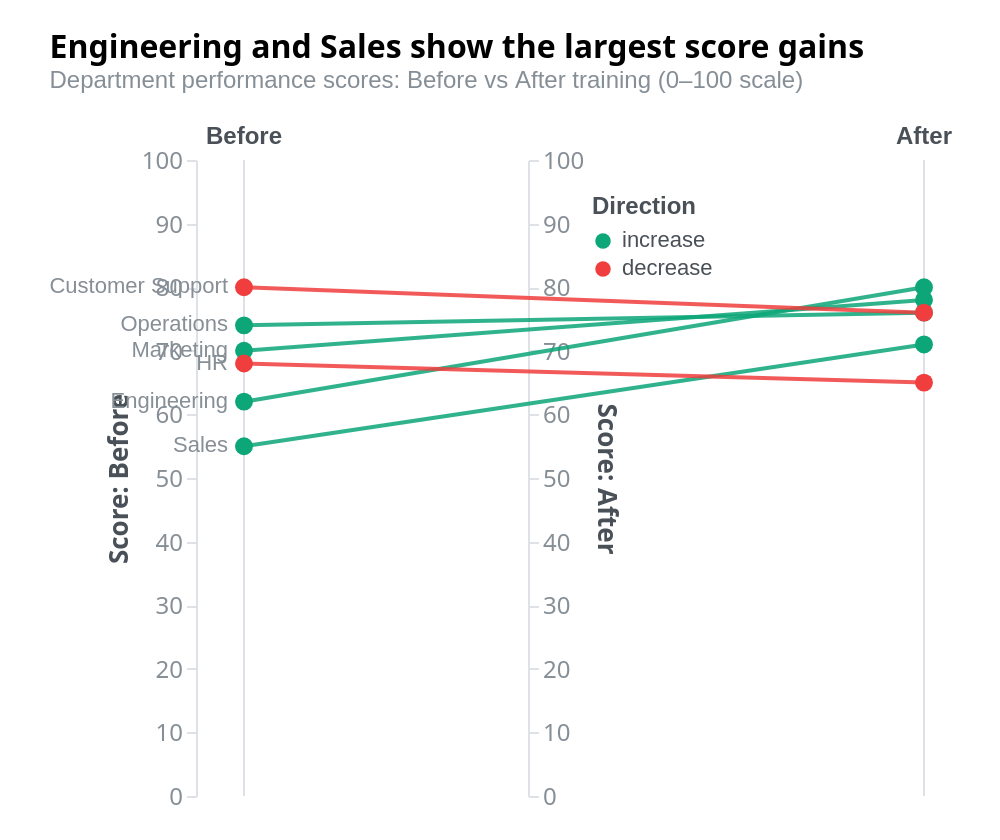

Specify this chart in Vega-Lite:
### Vega specification from a JSON file in a GitHub repository (floating-point values rounded to 4 significant figures)
{"_metadata": {"customization": ["Replace 'values' array with your data", "Change field names in scales, axes, and marks to match your data", "Update left/right axis titles to reflect your time points", "Modify title and description for your context", "Increase/decrease strokeWidth on line marks to adjust line weight"], "dataFormat": "Array of objects with 'department' (nominal), 'before' (quantitative), and 'after' (quantitative) fields"}, "$schema": "https://vega.github.io/schema/vega/v6.json", "autosize": {"contains": "padding", "type": "fit"}, "axes": [{"domainColor": "#dee2e6", "labelColor": "#868e96", "labelFontSize": 12, "offset": {"signal": "-(leftX - 24)"}, "orient": "left", "scale": "yBefore", "tickColor": "#dee2e6", "title": "Score: Before", "titleColor": "#495057", "titleFontSize": 13}, {"domainColor": "#dee2e6", "labelColor": "#868e96", "labelFontSize": 12, "offset": {"signal": "width - rightX - 24"}, "orient": "right", "scale": "yAfter", "tickColor": "#dee2e6", "title": "Score: After", "titleColor": "#495057", "titleFontSize": 13}], "config": {"aria": true, "axis": {"labelFont": "system-ui, -apple-system, sans-serif", "titleFont": "system-ui, -apple-system, sans-serif"}, "title": {"font": "system-ui, -apple-system, sans-serif"}}, "data": [{"name": "source", "transform": [{"as": "direction", "expr": "datum.after >= datum.before ? 'increase' : 'decrease'", "type": "formula"}], "values": [{"after": 80, "before": 62, "department": "Engineering"}, {"after": 71, "before": 55, "department": "Sales"}, {"after": 78, "before": 70, "department": "Marketing"}, {"after": 76, "before": 74, "department": "Operations"}, {"after": 65, "before": 68, "department": "HR"}, {"after": 76, "before": 80, "department": "Customer Support"}]}], "description": "Slope chart showing before/after training scores for 6 departments. Engineering gained 18 points; Customer Support declined 4 points.", "height": 420, "legends": [{"fill": "color", "labelColor": "#495057", "labelFontSize": 11, "orient": "top-right", "symbolSize": 60, "title": "Direction", "titleColor": "#495057", "titleFontSize": 12}], "marks": [{"encode": {"enter": {"align": {"value": "center"}, "fill": {"value": "#495057"}, "fontSize": {"value": 12}, "fontWeight": {"value": "bold"}, "text": {"value": "Before"}, "x": {"signal": "leftX"}, "y": {"value": -8}}}, "type": "text"}, {"encode": {"enter": {"align": {"value": "center"}, "fill": {"value": "#495057"}, "fontSize": {"value": 12}, "fontWeight": {"value": "bold"}, "text": {"value": "After"}, "x": {"signal": "rightX"}, "y": {"value": -8}}}, "type": "text"}, {"encode": {"enter": {"stroke": {"value": "#dee2e6"}, "strokeWidth": {"value": 1}, "x": {"signal": "leftX"}, "x2": {"signal": "leftX"}, "y": {"value": 0}, "y2": {"signal": "height"}}}, "type": "rule"}, {"encode": {"enter": {"stroke": {"value": "#dee2e6"}, "strokeWidth": {"value": 1}, "x": {"signal": "rightX"}, "x2": {"signal": "rightX"}, "y": {"value": 0}, "y2": {"signal": "height"}}}, "type": "rule"}, {"encode": {"enter": {"tooltip": {"signal": "{'Department': datum.department, 'Before': datum.before + ' pts', 'After': datum.after + ' pts', 'Change': (datum.after - datum.before > 0 ? '+' : '') + (datum.after - datum.before) + ' pts'}"}, "x": {"signal": "leftX"}, "x2": {"signal": "rightX"}, "y": {"field": "before", "scale": "yBefore"}, "y2": {"field": "after", "scale": "yAfter"}}, "update": {"opacity": [{"test": "hovered === null || hovered.department === datum.department", "value": 0.85}, {"value": 0.1}], "stroke": {"field": "direction", "scale": "color"}, "strokeWidth": {"value": 2}}}, "from": {"data": "source"}, "type": "rule"}, {"encode": {"enter": {"shape": {"value": "circle"}, "size": {"value": 80}, "tooltip": {"signal": "{'Department': datum.department, 'Before': datum.before + ' pts'}"}, "x": {"signal": "leftX"}, "y": {"field": "before", "scale": "yBefore"}}, "update": {"fill": {"field": "direction", "scale": "color"}, "opacity": [{"test": "hovered === null || hovered.department === datum.department", "value": 1}, {"value": 0.1}]}}, "from": {"data": "source"}, "type": "symbol"}, {"encode": {"enter": {"shape": {"value": "circle"}, "size": {"value": 80}, "tooltip": {"signal": "{'Department': datum.department, 'After': datum.after + ' pts'}"}, "x": {"signal": "rightX"}, "y": {"field": "after", "scale": "yAfter"}}, "update": {"fill": {"field": "direction", "scale": "color"}, "opacity": [{"test": "hovered === null || hovered.department === datum.department", "value": 1}, {"value": 0.1}]}}, "from": {"data": "source"}, "type": "symbol"}, {"encode": {"enter": {"align": {"value": "right"}, "baseline": {"value": "middle"}, "fontSize": {"value": 11}, "text": {"field": "department"}, "x": {"signal": "leftX - 8"}, "y": {"field": "before", "scale": "yBefore"}}, "update": {"fill": {"value": "#868e96"}, "opacity": [{"test": "hovered === null || hovered.department === datum.department", "value": 1}, {"value": 0.2}]}}, "from": {"data": "source"}, "type": "text"}], "padding": {"bottom": 16, "left": 24, "right": 24, "top": 16}, "scales": [{"domain": [0, 100], "name": "yBefore", "nice": true, "range": "height", "type": "linear", "zero": true}, {"domain": [0, 100], "name": "yAfter", "nice": true, "range": "height", "type": "linear", "zero": true}, {"domain": ["increase", "decrease"], "name": "color", "range": ["#0ca678", "#f03e3e"], "type": "ordinal"}], "signals": [{"name": "hovered", "on": [{"events": "line:pointerover", "update": "datum"}, {"events": "symbol:pointerover", "update": "datum"}, {"events": "line:pointerout", "update": "null"}, {"events": "symbol:pointerout", "update": "null"}], "value": null}, {"name": "leftX", "value": 80}, {"name": "rightX", "value": 420}], "title": {"anchor": "start", "fontSize": 16, "offset": 16, "subtitle": "Department performance scores: Before vs After training (0–100 scale)", "subtitleColor": "#868e96", "subtitleFontSize": 12, "text": "Engineering and Sales show the largest score gains"}, "width": 500}
